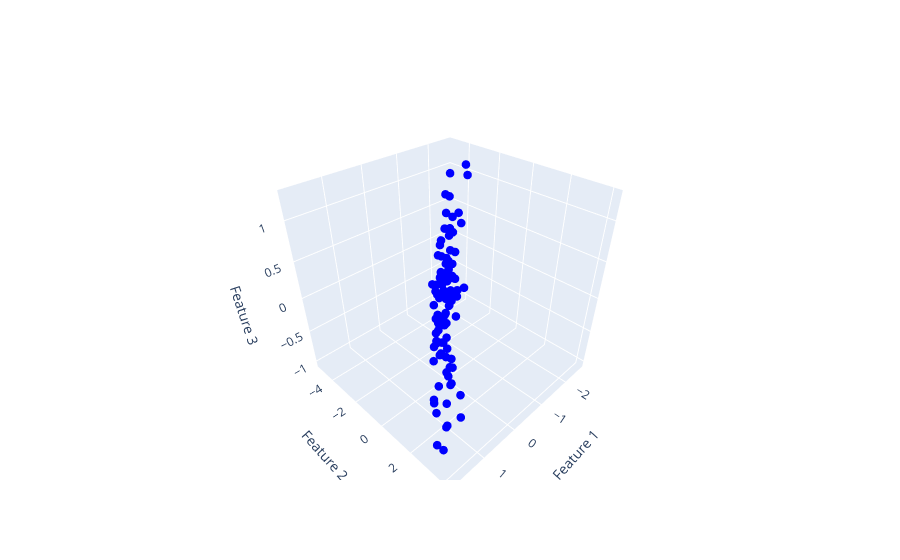

The notebook cell this image was saved under:
### Markdown cell above
## Let's visualize 3 dimensions of data

### Code cell
# plot 3d scatter plot using go library
import plotly.graph_objects as go

fig = go.Figure(data=[go.Scatter3d(
    x=data['Feature_1'],
    y=data['Feature_2'],
    z=data['Feature_3'],
    mode='markers',
    marker=dict(size=5, color='blue')
)])
fig.update_layout(scene=dict(
    xaxis_title='Feature 1',
    yaxis_title='Feature 2',
    zaxis_title='Feature 3'
))
